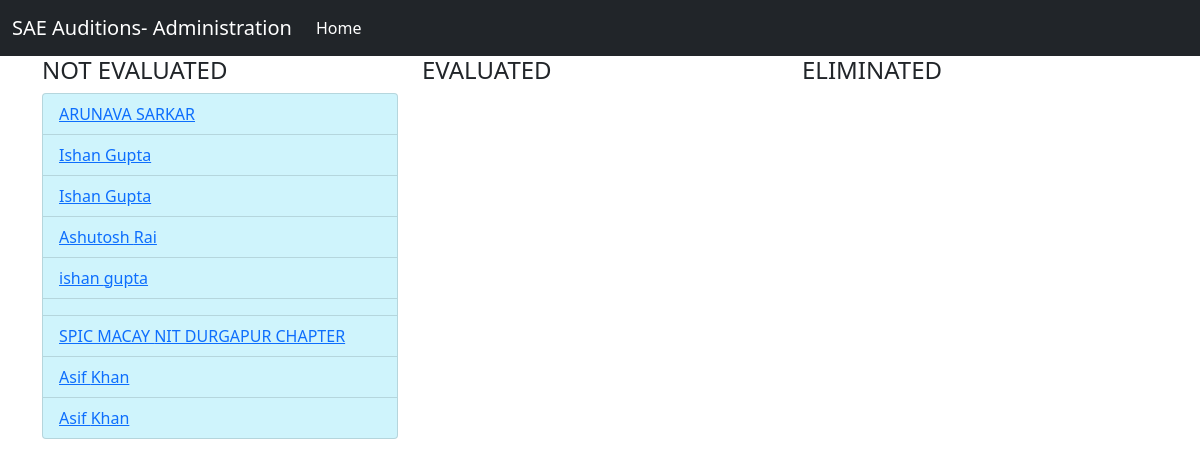
Page /administrator/ on the earlier database version.
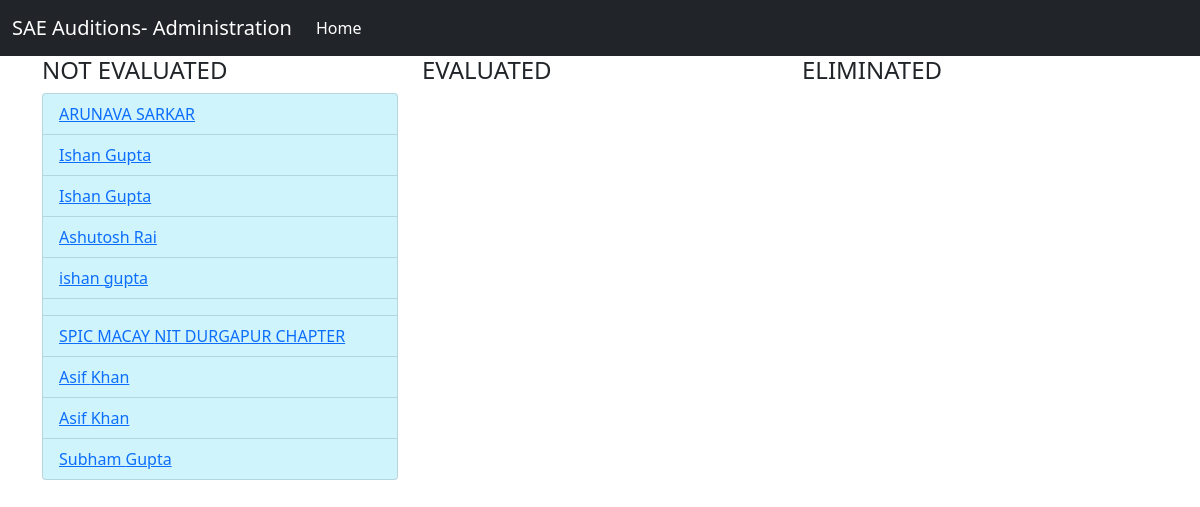
Same page on the later database version.
### accounts/models.py (models this page shows, shortened)
class Profile(models.Model):
    status = [
        (1,'NOT_EVALUATED'),
        (2,'EVALUATED'),
        (3,'ELIMINATED'),
    ]
    user = models.OneToOneField(User,on_delete=CASCADE)
    curr_round = models.IntegerField(default=1)
    current_status = models.IntegerField(choices=status,default=1)
    created_at = models.DateTimeField(auto_now_add=True)
    member= models.BooleanField(default=False)
    completed=models.BooleanField(default=False)

### administrator/views.py (the view)
# urls.py: path('',views.index, name='landing'),
def index(request):
    not_evaluated = Profile.objects.filter(current_status = 1)
    evaluated = Profile.objects.filter(current_status = 2)
    eliminated = Profile.objects.filter(current_status = 3)
    data = {}
    data['not_evaluated'] = not_evaluated
    data['evaluated'] = evaluated
    data['eliminated'] = eliminated
    return render(request,'administrator/dashboard.html',{'data':data})

### administrator/templates/administrator/dashboard.html (shortened to what this page needs)
{% extends 'base3.html' %}
{% block content %}
  <div class="container">
    <div class="row">
      <div class="col-4">
        <h4>NOT EVALUATED</h4>
        <ul class="list-group">
          {% for i in data.not_evaluated%}
            <li class="list-group-item list-group-item-info"> <a href="{% url 'response_detail' i.id %}">{{i.user.first_name}} {{i.user.last_name}}</a></li>
          {% endfor %}
        </ul>
      </div>
      <div class="col-4">
        <h4>EVALUATED</h4>
      </div>
      <div class="col-4">
        <h4>ELIMINATED</h4>
      </div>
    </div>
  </div>
{% endblock %}

Differences in the rows shown:
added Profile: user.first_name "Subham", user.last_name "Gupta"
